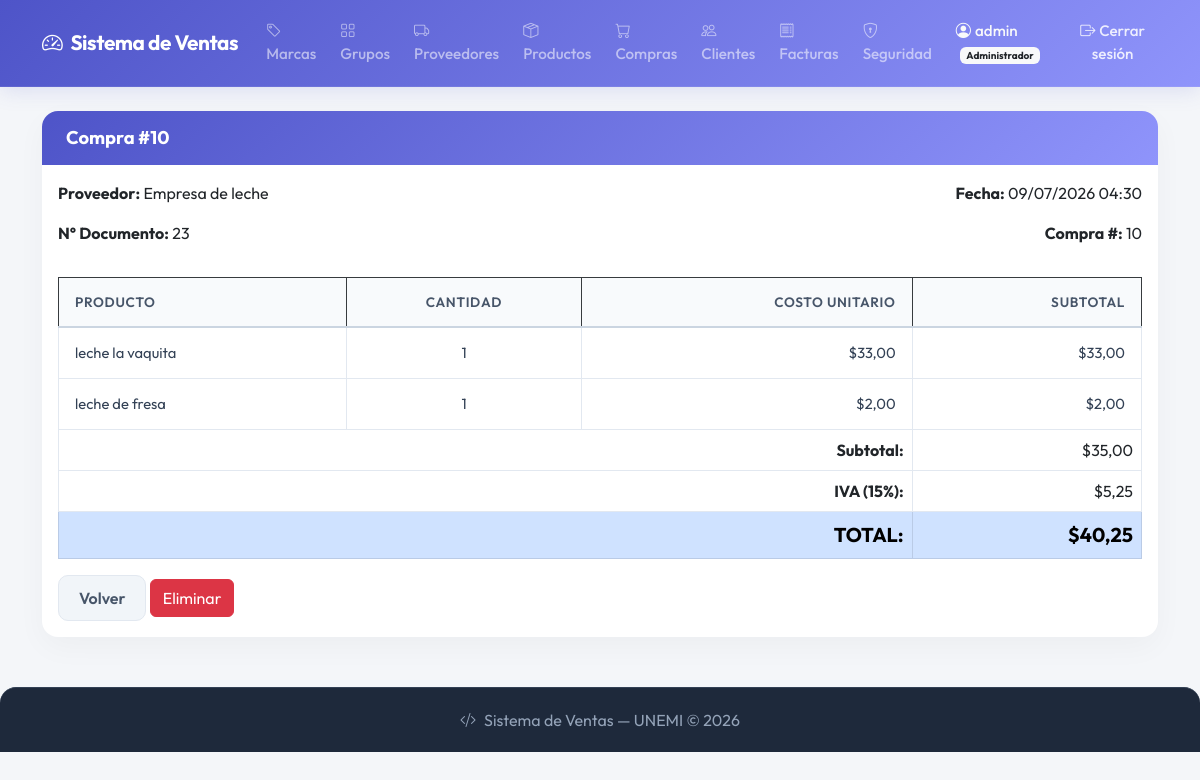
The app's page /purchases/10/ (signed in) with its own data.
### purchasing/models.py (models this page shows, shortened)
class Purchase(models.Model):
    supplier = models.ForeignKey(
        Supplier, on_delete=models.PROTECT, related_name='purchases'
    )
    document_number = models.CharField(
        max_length=20, verbose_name='Supplier Invoice No.'
    )
    purchase_date = models.DateTimeField(auto_now_add=True)
    subtotal = models.DecimalField(max_digits=12, decimal_places=2, default=0)
    tax = models.DecimalField(max_digits=12, decimal_places=2, default=0)
    total = models.DecimalField(max_digits=12, decimal_places=2, default=0)
    is_active = models.BooleanField(default=True)
    class Meta:
        verbose_name = 'Purchase'
        verbose_name_plural = 'Purchases'
        ordering = ['-purchase_date']
        constraints = [
        models.UniqueConstraint(
            fields=['supplier', 'document_number'],
            name='unique_purchase_per_supplier'
        )
    ]

class PurchaseDetail(models.Model):
    purchase = models.ForeignKey(
        Purchase, on_delete=models.CASCADE, related_name='details'
    )
    product = models.ForeignKey(
        Product, on_delete=models.PROTECT, related_name='purchase_details'
    )
    quantity = models.PositiveIntegerField(default=1)
    unit_cost = models.DecimalField(max_digits=12, decimal_places=2)
    subtotal = models.DecimalField(max_digits=12, decimal_places=2, default=0)

### billing/models.py (models this page shows, shortened)
class Supplier(models.Model):
    name = models.CharField(max_length=200, verbose_name='Nombre de la empresa')
    contact_name = models.CharField(max_length=200, blank=True, null=True, verbose_name='Persona de contacto')
    email = models.EmailField(blank=True, null=True, verbose_name='Correo electrónico')
    phone = models.CharField(max_length=20, blank=True, null=True, verbose_name='Teléfono')
    address = models.TextField(blank=True, null=True, verbose_name='Dirección')
    is_active = models.BooleanField(default=True, verbose_name='Activo')
    created_at = models.DateTimeField(auto_now_add=True)
    updated_at = models.DateTimeField(auto_now=True)
    class Meta:
        verbose_name = 'Proveedor'
        verbose_name_plural = 'Proveedores'
        ordering = ['name']

class Product(models.Model):
    name = models.CharField(max_length=200, verbose_name='Nombre')
    description = models.TextField(blank=True, null=True, verbose_name='Descripción')
    brand = models.ForeignKey(Brand, on_delete=models.PROTECT, related_name='products', verbose_name='Marca')
    group = models.ForeignKey(ProductGroup, on_delete=models.PROTECT, related_name='products', verbose_name='Grupo')
    suppliers = models.ManyToManyField(Supplier, related_name='products', blank=True, verbose_name='Proveedores')
    unit_price = models.DecimalField(max_digits=12, decimal_places=2, verbose_name='Precio unitario')
    last_cost = models.DecimalField(max_digits=12, decimal_places=2, default=0, null=True, blank=True, verbose_name='Último costo de compra')
    stock = models.IntegerField(default=0, verbose_name='Stock')
    is_active = models.BooleanField(default=True, verbose_name='Activo')
    image = models.ImageField(upload_to='products/', blank=True, null=True, verbose_name='Imagen')
    created_at = models.DateTimeField(auto_now_add=True)
    updated_at = models.DateTimeField(auto_now=True)
    class Meta:
        verbose_name = 'Producto'
        verbose_name_plural = 'Productos'
        ordering = ['name']

### purchasing/views.py (the view)
# urls.py: path('<int:pk>/', views.purchase_detail, name='purchase_detail'),
@permission_required_redirect('purchasing.view_purchase', '/purchases/')
def purchase_detail(request, pk):
    purchase = get_object_or_404(
        Purchase.objects.select_related('supplier').prefetch_related('details__product'),
        pk=pk
    )
    return render(request, 'purchasing/purchase_detail.html', {'purchase': purchase})

### security/templatetags/security_tags.py (called while the page is built)
@register.filter(name='has_group')
def has_group(user, group_name):
    if not user.is_authenticated:
        return False
    if user.is_superuser:
        return True
    return user.groups.filter(name=group_name).exists()

### purchasing/templates/purchasing/purchase_detail.html (shortened to what this page needs)
{% extends 'billing/base.html' %}
{% block content %}
<div class="card shadow mb-4">
  <div class="card-header bg-primary text-white">
    <h4 class="mb-0">Compra #{{ purchase.id }}</h4>
  </div>
  <div class="card-body">
    <div class="row mb-3">
      <div class="col-md-6">
        <p><strong>Proveedor:</strong> {{ purchase.supplier.name }}</p>
        <p><strong>N° Documento:</strong> {{ purchase.document_number }}</p>
      </div>
      <div class="col-md-6 text-end">
        <p><strong>Fecha:</strong> {{ purchase.purchase_date|date:"d/m/Y H:i" }}</p>
        <p><strong>Compra #:</strong> {{ purchase.id }}</p>
      </div>
    </div>
    <table class="table table-bordered">
      <thead class="table-dark">
        <tr>
          <th>Producto</th>
          <th class="text-center">Cantidad</th>
          <th class="text-end">Costo Unitario</th>
          <th class="text-end">Subtotal</th>
        </tr>
      </thead>
      <tbody>
        {% for detail in purchase.details.all %}
        <tr>
          <td>{{ detail.product.name }}</td>
          <td class="text-center">{{ detail.quantity }}</td>
          <td class="text-end">${{ detail.unit_cost }}</td>
          <td class="text-end">${{ detail.subtotal }}</td>
        </tr>
        {% endfor %}
      </tbody>
      <tfoot>
        <tr>
          <td colspan="3" class="text-end fw-bold">Subtotal:</td>
          <td class="text-end">${{ purchase.subtotal }}</td>
        </tr>
        <tr>
          <td colspan="3" class="text-end fw-bold">IVA (15%):</td>
          <td class="text-end">${{ purchase.tax }}</td>
        </tr>
        <tr class="table-primary">
          <td colspan="3" class="text-end fw-bold fs-5">TOTAL:</td>
          <td class="text-end fw-bold fs-5">${{ purchase.total }}</td>
        </tr>
      </tfoot>
    </table>
    <a href="{% url 'purchasing:purchase_list' %}" class="btn btn-secondary">Volver</a>
    <a href="{% url 'purchasing:purchase_delete' purchase.pk %}" class="btn btn-danger">Eliminar</a>
  </div>
</div>
{% endblock %}

### billing/templates/billing/base.html (shortened to what this page needs)
{% load static %}
{% load security_tags %}
<!DOCTYPE html>
<html lang="es">
<head>
  <link href="https://cdn.jsdelivr.net/npm/bootstrap@5.3.0/dist/css/bootstrap.min.css" rel="stylesheet">
  <link href="https://cdn.jsdelivr.net/npm/bootstrap-icons@1.11.0/font/bootstrap-icons.css" rel="stylesheet">
  <link rel="stylesheet" href="{% static 'home/css/base.css' %}">
</head>
<body>
<nav class="navbar navbar-expand-lg navbar-dark">
  <div class="container">
    <a class="navbar-brand fw-bold" href="{% url 'home' %}">
      <i class="bi bi-speedometer2 me-2"></i>Sistema de Ventas
    </a>
    <div class="collapse navbar-collapse" id="nav">
      <ul class="navbar-nav me-auto">
        {% if user.is_authenticated %}
          {% if user|has_group:'Analista de Compras' or user|has_group:'Administrador' %}
          <li class="nav-item"><a class="nav-link" href="{% url 'billing:brand_list' %}"><i class="bi bi-tag me-1"></i>Marcas</a></li>
          <li class="nav-item"><a class="nav-link" href="{% url 'billing:productgroup_list' %}"><i class="bi bi-grid me-1"></i>Grupos</a></li>
          <li class="nav-item"><a class="nav-link" href="{% url 'billing:supplier_list' %}"><i class="bi bi-truck me-1"></i>Proveedores</a></li>
          <li class="nav-item"><a class="nav-link" href="{% url 'billing:product_list' %}"><i class="bi bi-box-seam me-1"></i>Productos</a></li>
          <li class="nav-item"><a class="nav-link" href="{% url 'purchasing:purchase_list' %}"><i class="bi bi-cart me-1"></i>Compras</a></li>
          {% endif %}
          {% if user|has_group:'Vendedor' or user|has_group:'Administrador' %}
          <li class="nav-item"><a class="nav-link" href="{% url 'billing:customer_list' %}"><i class="bi bi-people me-1"></i>Clientes</a></li>
          <li class="nav-item"><a class="nav-link" href="{% url 'billing:invoice_list' %}"><i class="bi bi-receipt me-1"></i>Facturas</a></li>
          {% endif %}
          {% if user|has_group:'Administrador' %}
          <li class="nav-item">
            <a class="nav-link" href="{% url 'security:dashboard' %}">
              <i class="bi bi-shield-lock me-1"></i>Seguridad
            </a>
          </li>
          {% endif %}
        {% endif %}
      </ul>
      <ul class="navbar-nav align-items-center">
        {% if user.is_authenticated %}
        <li class="nav-item">
          <span class="nav-link text-light me-2">
            <i class="bi bi-person-circle me-1"></i>{{ user.username }}
            {% for g in user.groups.all %}
              <span class="badge bg-light text-dark ms-1" style="font-size:10px;">{{ g.name }}</span>
            {% endfor %}
          </span>
        </li>
        <li class="nav-item">
          <form method="post" action="{% url 'logout' %}" class="d-inline">
            <button type="submit" class="nav-link btn btn-link p-0" style="color:rgba(255,255,255,.85); text-decoration: none;">
              <i class="bi bi-box-arrow-right me-1"></i>Cerrar sesión
            </button>
          </form>
        </li>
        {% endif %}
      </ul>
    </div>
  </div>
</nav>
<div class="container mt-4">
  {% block content %}{% endblock %}
</div>
<footer>
  <p class="mb-0"><i class="bi bi-code-slash me-2"></i>Sistema de Ventas — UNEMI © 2026</p>
</footer>
</body>
</html>

### home/static/home/css/base.css (style rules this page uses)
body { background-color: #f4f6f9; font-family: 'Outfit', sans-serif; color: #334155; }
.navbar { background: linear-gradient(135deg, #4e54c8, #8f94fb) !important; box-shadow: 0 4px 20px rgba(78, 84, 200, 0.15); border-bottom: 1px solid rgba(255, 255, 255, 0.1); padding: 12px 0; transition: all 0.3s ease; }
.navbar-brand { font-size: 1.3rem; letter-spacing: -0.02em; transition: opacity 0.2s ease; }
.nav-link { font-weight: 500; transition: all 0.2s ease; font-size: 0.95rem; padding: 8px 12px !important; }
.card { border: none !important; border-radius: 16px !important; box-shadow: 0 10px 30px rgba(0, 0, 0, 0.035) !important; background-color: #ffffff; transition: transform 0.25s ease, box-shadow 0.25s ease; margin-bottom: 1.5rem; overflow: visible !important; }
.card-header:first-child { border-top-left-radius: 16px; border-top-right-radius: 16px; }
.card-header { border-bottom: 1px solid #f1f5f9 !important; padding: 16px 24px !important; font-weight: 600; }
.card-header.bg-primary, .card-header.bg-dark, .card-header.bg-success, .card-header[style*="background-color:#f6c23e"] { background: linear-gradient(135deg, #4e54c8, #8f94fb) !important; color: #ffffff !important; border: none !important; }
.card-header h4, .card-header h5, .card-header .fs-5 { margin-bottom: 0; font-weight: 700; font-size: 1.15rem !important; color: #ffffff !important; }
.card-body { overflow: visible !important; }
.btn-secondary, .btn-outline-secondary { border-radius: 10px !important; font-weight: 600; padding: 10px 20px; transition: all 0.2s ease; background-color: #f1f5f9; border: 1px solid #e2e8f0 !important; color: #475569 !important; }
.table { border-color: #e2e8f0; vertical-align: middle; }
.table thead th { background-color: #f8fafc !important; color: #475569; font-weight: 600; font-size: 0.85rem; text-transform: uppercase; letter-spacing: 0.05em; padding: 14px 16px; border-bottom: 2px solid #cbd5e1; }
.table tbody td { padding: 14px 16px; color: #334155; font-size: 0.92rem; }
footer { background: #1e293b; color: #94a3b8; text-align: center; padding: 20px; margin-top: 50px; border-top: 1px solid #334155; border-radius: 16px 16px 0 0; }

### records on screen
Purchase: id "10", supplier.name "Empresa de leche", document_number "23", purchase_date "09/07/2026 04:30", subtotal "35,00", tax "5,25", total "40,25"
PurchaseDetail: product.name "leche la vaquita", quantity "1", unit_cost "33,00", subtotal "33,00"
PurchaseDetail: product.name "leche de fresa", quantity "1", unit_cost "2,00", subtotal "2,00"

### other values on screen
{{ user.username }} "admin"
{{ g.name }} "Administrador"
